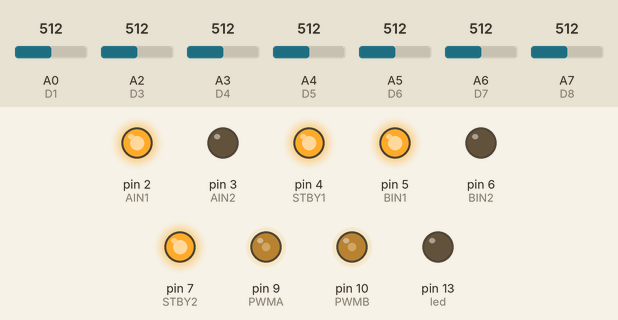
Simulated run of this sketch. Board: Arduino Nano, built with avr-gcc and run on an emulated ATmega328P. Shown: output pins drawn as LEDs (lit = HIGH). Dashed ring = blinking. Inputs (shaded band) come from the test bench; at power-on: A0 (D1) = 512, A2 (D3) = 512, A3 (D4) = 512, A4 (D5) = 512, A5 (D6) = 512, A6 (D7) = 512, A7 (D8) = 512. Random numbers use the default seed unless the sketch sets one.

Above: at 1.2 s.
1.3 s: A0 (D1) set to 788
2.8 s: A0 (D1) set to 811
At 4.3 s:
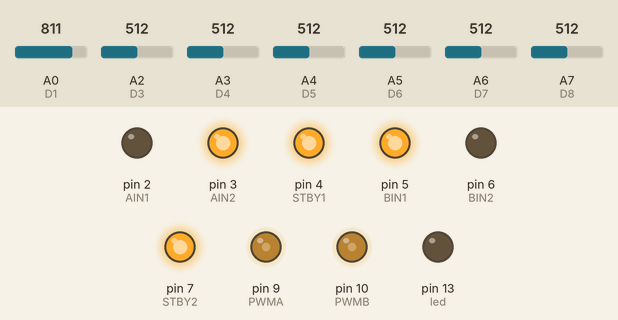
5.8 s: A0 (D1) set to 716
At 7.1 s:
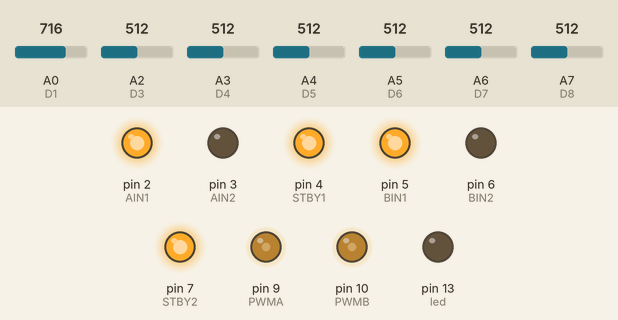
7.7 s: A2 (D3) set to 792
9.2 s: A2 (D3) set to 813
At 11.2 s:
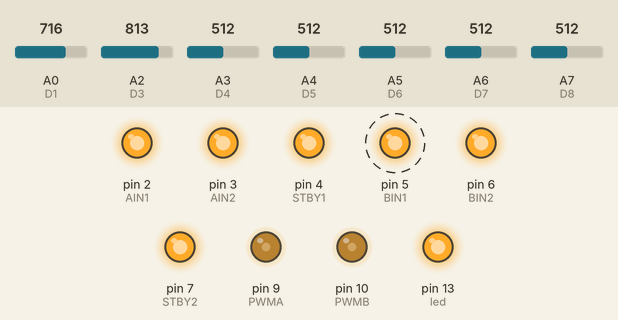
12.2 s: A2 (D3) set to 716
At 15.4 s:
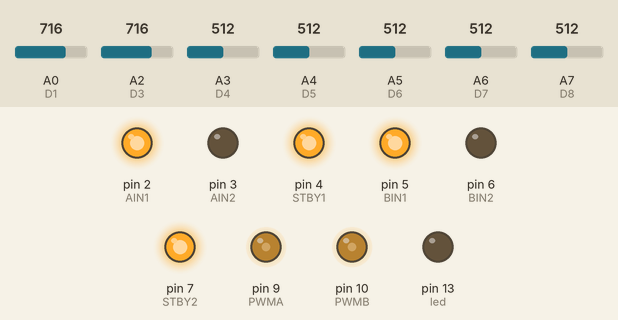
Timing chart, 0 to 16.2 s (numbered marks = the images above; inputs shaded):
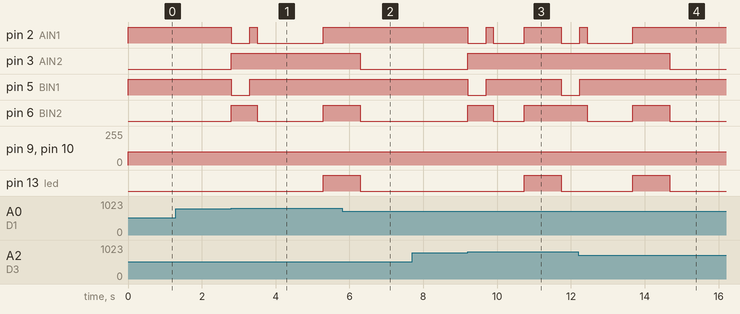

Measured:
- the behaviour switches between 800 and 801 on A0 (D1) (found by bisection; images 0 and 1)
- the behaviour switches between 800 and 801 on A2 (D3) (found by bisection; images 2 and 3)
- after the input at 1.3 s, every drawn part: stays the same
- after the input at 2.8 s, pin 2 (AIN1): HIGH → LOW at once, → HIGH 0.50 s later, → LOW 0.20 s later, → HIGH 1.8 s later; pin 3 (AIN2): LOW → HIGH at once; pin 5 (BIN1): HIGH → LOW at once, → HIGH 0.50 s later; pin 6 (BIN2): LOW → HIGH at once, → LOW 0.70 s later, → HIGH 1.8 s later; pin 13 (led): LOW → HIGH after 2.5 s
- after the input at 5.8 s, pin 3 (AIN2): HIGH → LOW after 0.49 s
- after the input at 7.7 s, every drawn part: stays the same
- after the input at 9.2 s, pin 2 (AIN1): goes LOW 0.50 s, HIGH 0.20 s, LOW 0.84 s, HIGH 1.0 s, then LOW, starting at once; pin 3 (AIN2): LOW → HIGH at once
- after the input at 12.2 s, pin 3 (AIN2): HIGH → LOW after 2.5 s

The sketch:

olimpiada.ino
```cpp
#define D1 A0//указываем названия датчикам
#define D2 A1
#define D3 A2
#define D4 A3
#define D5 A4
#define D6 A5
#define D7 A6
#define D8 A7

#define AIN1 2//указываем названия пинов для управления моторами
#define AIN2 3
#define STBY1 4
#define BIN1 5
#define BIN2 6
#define STBY2 7
#define PWMA 9
#define PWMB 10

#define led 13//указываем название светодиоду

int black = 800;//выставляем значение при котором даьтчики видит черный
int mid_sp = 100;//выставляем скорость моторов
int flag = 0;
int a;

void setup() {
  pinMode(AIN1 , OUTPUT);//подключаем пины для управления моторами
  pinMode(AIN2, OUTPUT);
  pinMode(STBY1, OUTPUT);
  pinMode(BIN1, OUTPUT);
  pinMode(BIN2, OUTPUT);
  pinMode(STBY2, OUTPUT);
  pinMode(PWMA, OUTPUT);
  pinMode(PWMB, OUTPUT);
  pinMode(led, OUTPUT);//подключаем светодиод
  digitalWrite(STBY1, HIGH);//включаем драйверы
  digitalWrite(STBY2, HIGH);
  randomSeed(analogRead(1));//подключаем рондомайзер
}

void loop() {
  if (flag == 0) {//основной цикл
    if (analogRead(D1) > black || analogRead(D3) > black || analogRead(D4) > black || analogRead(D5) > black || analogRead(D6) > black || analogRead(D7) > black || analogRead(D8) > black) {//если какой-то датчик увидит линию
      digitalWrite(AIN1, LOW);//едет назад
      digitalWrite(BIN1, LOW);
      digitalWrite(AIN2, HIGH);
      digitalWrite(BIN2, HIGH);
      analogWrite(PWMA, mid_sp);
      analogWrite(PWMB, mid_sp);
      delay(500);//задержка
      digitalWrite(AIN1, HIGH);//останавливается
      digitalWrite(BIN1, HIGH);
      digitalWrite(AIN2, HIGH);
      digitalWrite(BIN2, HIGH);
      analogWrite(PWMA, mid_sp);
      analogWrite(PWMB, mid_sp);
      delay(200);//задержка
      flag = 1;//переходим в цикл поворота
    }
    digitalWrite(AIN1, HIGH);//едет прямо
    digitalWrite(BIN1, HIGH);
    digitalWrite(AIN2, LOW);
    digitalWrite(BIN2, LOW);
    analogWrite(PWMA, mid_sp);
    analogWrite(PWMB, mid_sp);
  }

  if (flag == 1) {//цикл поворота
    a = random(300, 2000);//генерирует случайное значение от 300 до 2000
    digitalWrite(AIN1, LOW);//поворачивает
    digitalWrite(BIN1, HIGH);
    digitalWrite(AIN2, HIGH);
    digitalWrite(BIN2, LOW);
    analogWrite(PWMA, mid_sp);
    analogWrite(PWMB, mid_sp);
    delay(a);//случайная задержка
    digitalWrite(AIN1, HIGH);//останавливается
    digitalWrite(BIN1, HIGH);
    digitalWrite(AIN2, HIGH);
    digitalWrite(BIN2, HIGH);
    analogWrite(PWMA, mid_sp);
    analogWrite(PWMB, mid_sp);
    digitalWrite(led, HIGH);//включает светодиод
    delay(1000);//задержка
    digitalWrite(led, LOW);//выключает светодиод
    flag = 0;//переходим в основной цикл
  }
}
```
